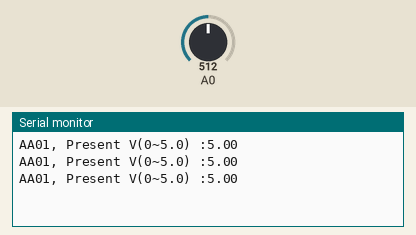
Bench run of a sketch on a simulated Arduino Uno, built with avr-gcc and run on an emulated ATmega328P. On the bench: the last lines printed to the serial monitor. Inputs (shaded band) come from the test bench; at power-on: A0 = 512.

Above: at 1.3 s.
1.4 s: A0 set to 716
At 1.9 s:
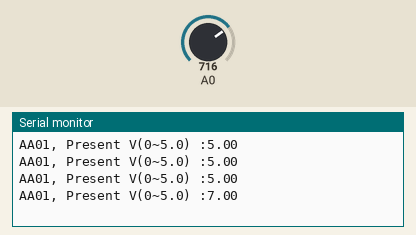
2.9 s: A0 set to 900
At 3.4 s:
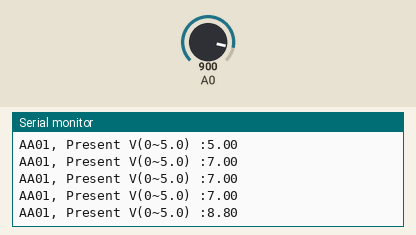
Timing chart, 0 to 5.9 s (numbered marks = the images above; inputs shaded):
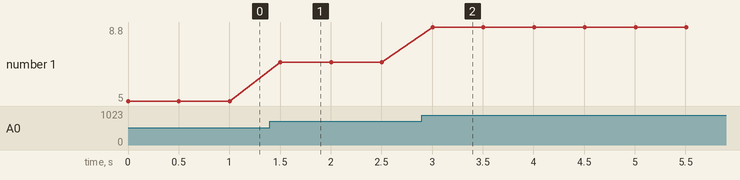

Measured:
- after the input at 1.4 s, the serial monitor: prints a new line after 0.10 s (image 1)
- after the input at 2.9 s, the serial monitor: prints a new line after 0.10 s (image 2)
- plotted number 1: 5 → 7 after the input at 1.4 s, 7 → 8.8 after the input at 2.9 s

The sketch:

sketch06_analog_read.ino
```cpp
void setup() {
  Serial.begin(9600);
}

void loop() {
  int sensorValue = analogRead(A0);
  Serial.print("AA01, Present V(0~5.0) :");
  float voltage = sensorValue*(10.0/1023.0);
  Serial.println(voltage);
  delay(500);
}
```
